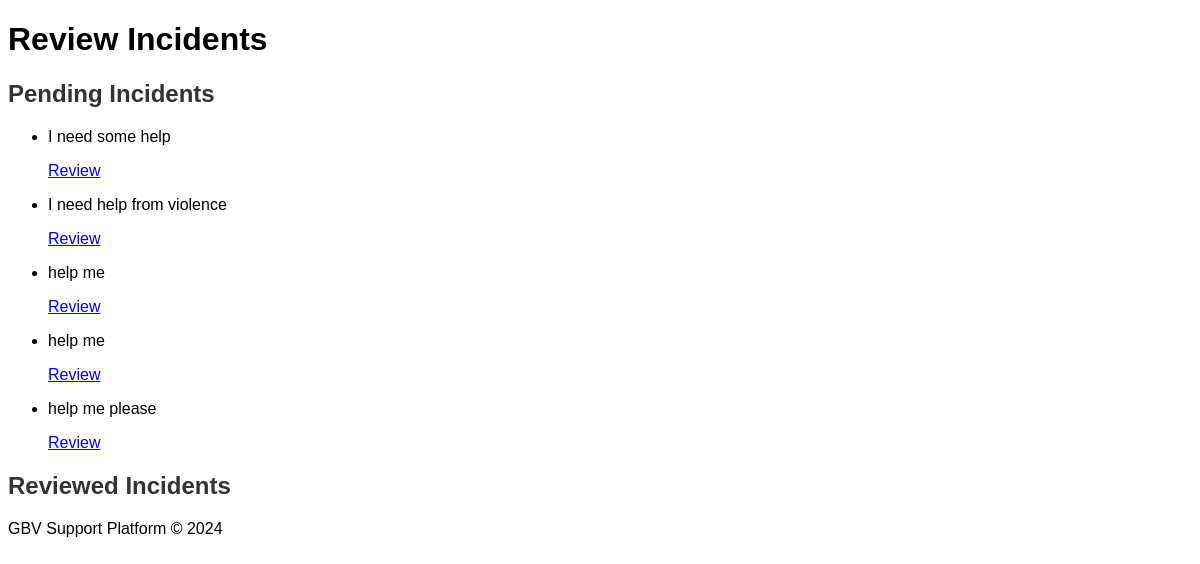
/review_incidents/ (signed in), run on the app's committed database.
### support/models.py (models this page shows, shortened)
class IncidentReport(models.Model):
    STATUS_CHOICES = [
        ('Pending', 'Pending'),
        ('Reviewed', 'Reviewed'),
        ('Closed', 'Closed'),
    ]
    user = models.ForeignKey(User, on_delete=models.SET_NULL, null=True, blank=True)
    description = models.TextField()
    timestamp = models.DateTimeField(auto_now_add=True)
    status = models.CharField(max_length=10, choices=STATUS_CHOICES, default='Pending')
    recommendation = models.TextField(blank=True, null=True)

### support/views.py (the view)
# urls.py: path('review_incidents/', views.review_incidents, name='review_incidents'),
@staff_member_required
def review_incidents(request):
    pending_incidents = IncidentReport.objects.filter(status='Pending')
    reviewed_incidents = IncidentReport.objects.filter(status='Reviewed')
    return render(request, 'review_incidents.html', {'pending_incidents': pending_incidents, 'reviewed_incidents': reviewed_incidents})

### support/templates/review_incidents.html (shortened to what this page needs)
<!DOCTYPE html>
<html lang="en">
<head>
    {% load static %}
    <link rel="stylesheet" href="{% static 'css/styles.css' %}">
</head>
<body>
    <header>
        <h1>Review Incidents</h1>
    </header>
    <main>
        <h2>Pending Incidents</h2>
        <ul>
            {% for incident in pending_incidents %}
            <li>
                <p>{{ incident.description }}</p>
                <a href="{% url 'update_incident' incident.id %}">Review</a>
            </li>
            {% endfor %}
        </ul>
        <h2>Reviewed Incidents</h2>
    </main>
    <footer>
        <p>GBV Support Platform &copy; 2024</p>
    </footer>
</body>
</html>

### support/static/css/styles.css (style rules this page uses)
body { font-family: Arial, sans-serif; }
h2 { color: #333; }

### data on the page
IncidentReport: description "I need some help"
IncidentReport: description "I need help from violence"
IncidentReport: description "help me"
IncidentReport: description "help me"
IncidentReport: description "help me please"
